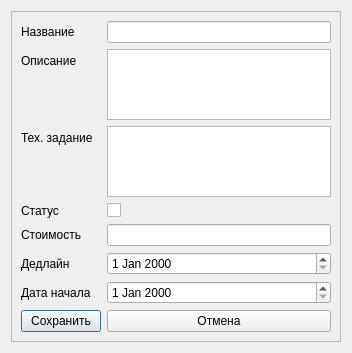
<?xml version="1.0" encoding="UTF-8"?>
<ui version="4.0">
 <class>edit_order</class>
 <widget class="QDialog" name="edit_order">
  <property name="geometry">
   <rect>
    <x>0</x>
    <y>0</y>
    <width>352</width>
    <height>353</height>
   </rect>
  </property>
  <property name="windowTitle">
   <string>Изменить/Добавить</string>
  </property>
  <layout class="QVBoxLayout" name="verticalLayout">
   <item>
    <widget class="QScrollArea" name="scrollArea">
     <property name="sizePolicy">
      <sizepolicy hsizetype="Expanding" vsizetype="Expanding">
       <horstretch>0</horstretch>
       <verstretch>0</verstretch>
      </sizepolicy>
     </property>
     <property name="verticalScrollBarPolicy">
      <enum>Qt::ScrollBarAsNeeded</enum>
     </property>
     <property name="horizontalScrollBarPolicy">
      <enum>Qt::ScrollBarAlwaysOff</enum>
     </property>
     <property name="sizeAdjustPolicy">
      <enum>QAbstractScrollArea::AdjustToContents</enum>
     </property>
     <property name="widgetResizable">
      <bool>true</bool>
     </property>
     <widget class="QWidget" name="scrollAreaWidgetContents_2">
      <property name="geometry">
       <rect>
        <x>0</x>
        <y>0</y>
        <width>311</width>
        <height>404</height>
       </rect>
      </property>
      <property name="sizePolicy">
       <sizepolicy hsizetype="Expanding" vsizetype="Preferred">
        <horstretch>0</horstretch>
        <verstretch>0</verstretch>
       </sizepolicy>
      </property>
      <layout class="QFormLayout" name="formLayout">
       <item row="0" column="0">
        <widget class="QLabel" name="label_2">
         <property name="text">
          <string>Название</string>
         </property>
        </widget>
       </item>
       <item row="0" column="1">
        <widget class="QLineEdit" name="project_name"/>
       </item>
       <item row="1" column="0">
        <widget class="QLabel" name="label_4">
         <property name="sizePolicy">
          <sizepolicy hsizetype="Preferred" vsizetype="Preferred">
           <horstretch>0</horstretch>
           <verstretch>0</verstretch>
          </sizepolicy>
         </property>
         <property name="text">
          <string>Описание</string>
         </property>
        </widget>
       </item>
       <item row="2" column="0">
        <widget class="QLabel" name="label_6">
         <property name="sizePolicy">
          <sizepolicy hsizetype="Preferred" vsizetype="Preferred">
           <horstretch>0</horstretch>
           <verstretch>0</verstretch>
          </sizepolicy>
         </property>
         <property name="text">
          <string>Тех. задание</string>
         </property>
         <property name="wordWrap">
          <bool>false</bool>
         </property>
        </widget>
       </item>
       <item row="3" column="0">
        <widget class="QLabel" name="label_8">
         <property name="text">
          <string>Статус</string>
         </property>
        </widget>
       </item>
       <item row="4" column="0">
        <widget class="QLabel" name="label_13">
         <property name="text">
          <string>Стоимость</string>
         </property>
        </widget>
       </item>
       <item row="5" column="0">
        <widget class="QLabel" name="label_12">
         <property name="text">
          <string>Дедлайн</string>
         </property>
        </widget>
       </item>
       <item row="6" column="0">
        <widget class="QLabel" name="label_14">
         <property name="text">
          <string>Дата начала</string>
         </property>
        </widget>
       </item>
       <item row="7" column="0">
        <widget class="QPushButton" name="accept_btn">
         <property name="text">
          <string>Сохранить</string>
         </property>
        </widget>
       </item>
       <item row="7" column="1">
        <widget class="QPushButton" name="cansel_btn">
         <property name="text">
          <string>Отмена</string>
         </property>
        </widget>
       </item>
       <item row="1" column="1">
        <widget class="QTextEdit" name="description">
         <property name="sizeAdjustPolicy">
          <enum>QAbstractScrollArea::AdjustToContentsOnFirstShow</enum>
         </property>
        </widget>
       </item>
       <item row="2" column="1">
        <widget class="QTextEdit" name="tech_task">
         <property name="sizeAdjustPolicy">
          <enum>QAbstractScrollArea::AdjustToContentsOnFirstShow</enum>
         </property>
        </widget>
       </item>
       <item row="3" column="1">
        <widget class="QCheckBox" name="status">
         <property name="text">
          <string/>
         </property>
        </widget>
       </item>
       <item row="4" column="1">
        <widget class="QLineEdit" name="price"/>
       </item>
       <item row="5" column="1">
        <widget class="QDateEdit" name="deadline"/>
       </item>
       <item row="6" column="1">
        <widget class="QDateEdit" name="start_date"/>
       </item>
      </layout>
     </widget>
    </widget>
   </item>
  </layout>
 </widget>
 <resources/>
 <connections>
  <connection>
   <sender>accept_btn</sender>
   <signal>clicked()</signal>
   <receiver>edit_order</receiver>
   <slot>accept()</slot>
   <hints>
    <hint type="sourcelabel">
     <x>64</x>
     <y>318</y>
    </hint>
    <hint type="destinationlabel">
     <x>175</x>
     <y>176</y>
    </hint>
   </hints>
  </connection>
  <connection>
   <sender>cansel_btn</sender>
   <signal>clicked()</signal>
   <receiver>edit_order</receiver>
   <slot>reject()</slot>
   <hints>
    <hint type="sourcelabel">
     <x>214</x>
     <y>318</y>
    </hint>
    <hint type="destinationlabel">
     <x>175</x>
     <y>176</y>
    </hint>
   </hints>
  </connection>
 </connections>
</ui>
